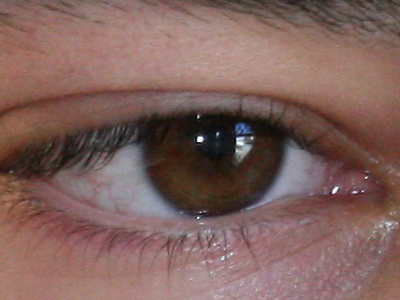
#> input picture 5.tiff, 400 x 300 px
$ jupyter execute --allow-errors Segmentation.ipynb   (shell and % lines are left out)
#> lines starting #> are read from the running program, lines starting #| are printed output that depends on the picture; after the words box and inside, x2 and y2 are one past the last pixel; in counts of white or black regions, pixels touching at a corner belong together
[cell 1]
import sys
sys.path.append('/usr/local/lib/python2.7/dist-packages')
import cv2

from __future__ import print_function

from scipy import ndimage as ndi

from skimage import color, io, exposure, feature, filters, measure, data
from skimage.filters import threshold_otsu, gaussian_filter, gabor_kernel
from skimage.segmentation import slic, mark_boundaries
from skimage.util import img_as_float

import numpy as np
from numpy import cos, sin, conjugate, sqrt

from math import atan2

from matplotlib import pyplot as plt
import matplotlib
matplotlib.rcParams['font.size'] = 9

[cell 2]
img = io.imread('5.tiff')
#> img is the input picture: shape (300, 400, 3); mean R, G, B 127.7, 97.5, 92.3
io.imshow(img)
gray = color.rgb2gray(img)
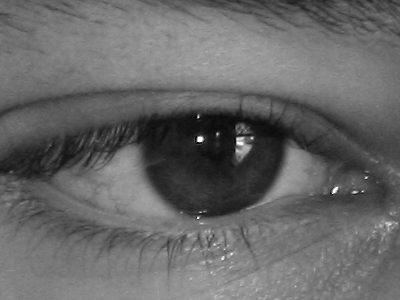
#> gray: shape (300, 400) float64; min 0.000833, max 0.999, mean 0.406
hsv = color.rgb2hsv(img)
#> hsv: shape (300, 400, 3) float64; mean of channels 0, 1, 2 0.25, 0.309, 0.503

### Over-segment the image using kmeans on 5 dimensional space

[cell 3]
# The compactness value maybe reduced in order to improve the segmentation
segments_slic = slic(img, n_segments=500, compactness=5, sigma=1, convert2lab = True)
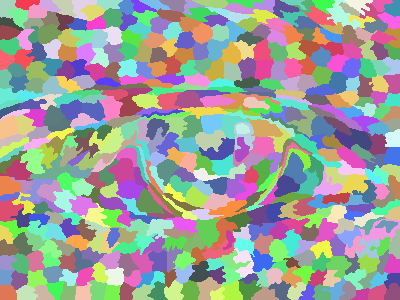
#> segments_slic: shape (300, 400) int64; 522 distinct labels, from 1 to 522; one colour per label, 0 black
segments_slic = segments_slic + 1  # So that no labelled region is 0 and ignored by regionprops
#> segments_slic: shape (300, 400) int64; 522 distinct labels, from 2 to 523
regions = measure.regionprops(segments_slic)
#> regions = 522 regions; largest, box (x1, y1, x2, y2) and area: (194, 219, 220, 248) 481, (108, 158, 135, 183) 450, (283, 152, 307, 184) 446, (28, 155, 75, 180) 445, (199, 137, 235, 160) 438

#### Our first feature is the ( intra-superpixel variance ) * ( average intensity level )
We first extract the saturation channel of the image and run gaussian filter to smoothen the image. Histogram Equalization is performed. For every superpixel found for the original image, we find the variance in the intensity levels of the processed saturation channel and multiply with the mean. This gives a feature of each superpixel.

[cell 4]
sat = hsv[:,:,1]
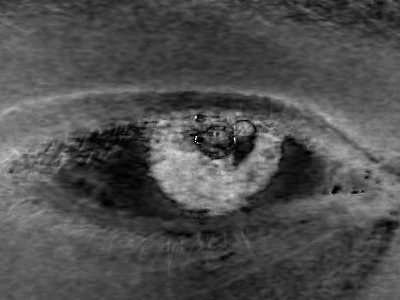
#> sat: shape (300, 400) float64; min 0, max 1, mean 0.309
sat = gaussian_filter(sat, 1)
sat = exposure.equalize_hist(sat)
io.imshow(sat)

[cell 5]
io.imshow(mark_boundaries(sat, segments_slic,[0,0,0]))
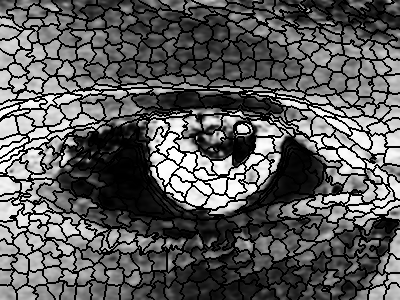
#> shown: shape (300, 400, 3) float64; min 0, max 1, mean 0.364

[cell 6]
sat_avg_labeled = color.label2rgb(segments_slic, sat, kind='avg')
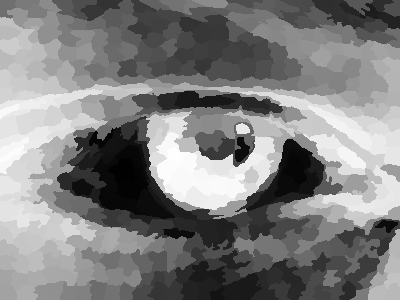
#> sat_avg_labeled: shape (300, 400, 3) float64; min 0.00686, max 0.997, mean 0.504
io.imshow(sat_avg_labeled)

[cell 7]
def mean_var_feature(sat_img, segmented_regions, visualization = False):
#> called with visualization = True
    features = np.zeros(len(segmented_regions),np.float64)
#> features = 522 values from 0 to 0
    count = 0
    if visualization:
        visual = np.zeros(sat_img.shape, np.float64)
    for region in segmented_regions:
        I = [sat[i[0]][i[1]] for i in region['coords']]
        m = np.mean(I)
        v = np.var(I)
        v = 7*v + m# The coefficient 5 is ad-hoc. Should think of a better way

        features[count] =  1 - v if v <=1 else 0
        if visualization:
            for i in region['coords']:
                visual[i[0]][i[1]] = features[count]
        count +=1
#> this loop made 522 passes
#> (m, v) on passes 1 to 3: (0.436, 0.547), (0.481, 0.546), (0.547, 0.691)
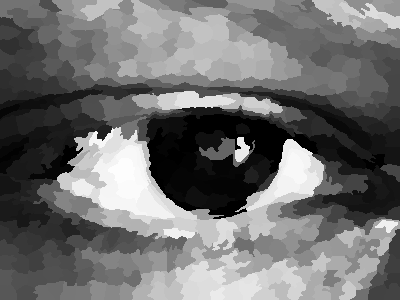
#> visual: shape (300, 400) float64; min 0, max 0.993, mean 0.438
#> after the loop, count = 522; features = 522 values, max 0.993 at index 301, min 0 at index 216, mean 0.433
    if visualization:
        return features, visual
    else:
        return features
f, v = mean_var_feature(sat, regions, True)
#> f has the same summary as features in mean_var_feature
io.imshow(v)

### Otsu Thresholding on Saturation Channel of the HSV image

[cell 8]
#thresh = threshold_otsu(sat)
#binary = sat > 0.1

[cell 9]
'''
fig1 = plt.figure(figsize=(12, 2.5))
ax1 = plt.subplot(1, 4, 1, adjustable='box-forced')
ax2 = plt.subplot(1, 4, 2, sharex=ax1, sharey=ax1, adjustable='box-forced')
ax3 = plt.subplot(1, 4, 3)
ax4 = plt.subplot(1, 4, 4, sharex=ax1, sharey=ax1, adjustable='box-forced')

ax1.imshow(img)
ax1.set_title('Original')
ax1.axis('off')

ax2.imshow(hsv[:,:,1], cmap=plt.cm.gray)
ax2.set_title('Saturation Channel')
ax2.axis('off')

ax3.hist(sat)
ax3.set_title('Histogram')
ax3.axvline(thresh, color='r')

ax4.imshow(binary, cmap=plt.cm.gray)
ax4.set_title('Threshold')
ax4.axis('off')


plt.show()
'''

### Cr - Cb in YCrCb image

[cell 10]
img = io.imread('5.tiff')
imgYCC = cv2.cvtColor(img, cv2.COLOR_RGB2YCR_CB)
#> imgYCC: shape (300, 400, 3); mean of channels 0, 1, 2 105.9, 143.6, 120.3
io.imshow(imgYCC[:,:,1] - imgYCC[:,:,2])

### 2R - G - B in RGB

[cell 11]
io.imshow(2*img[:,:,0] - img[:,:,1] -img[:,:,2])
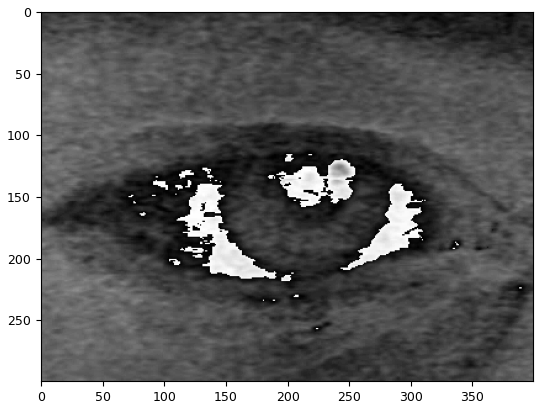
#> figure drawn by matplotlib, 1 panel

### Edge Detector

[cell 12]
# Compute the Canny filter for two values of sigma
edges1 = feature.canny(gray)
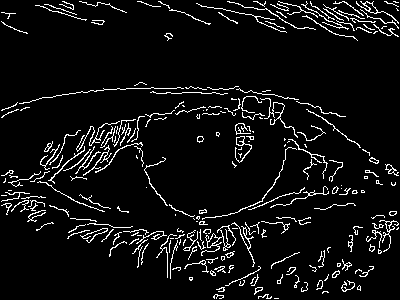
#> edges1: shape (300, 400) bool; 6.6% white in thin lines or dots
edges2 = feature.canny(gray, sigma=2.5)
#> edges2: shape (300, 400) bool; 1.3% white in thin lines or dots, all inside (x1, y1, x2, y2) = (1, 1, 399, 262)

# display results
fig, (ax1, ax2, ax3) = plt.subplots(nrows=1, ncols=3, figsize=(8, 3), sharex=True, sharey=True)

ax1.imshow(gray, cmap=plt.cm.gray)
ax1.axis('off')
ax1.set_title('Gray', fontsize=20)

ax2.imshow(edges1, cmap=plt.cm.gray)
ax2.axis('off')
ax2.set_title('Canny filter, $\sigma=1$', fontsize=20)

ax3.imshow(edges2, cmap=plt.cm.gray)
ax3.axis('off')
ax3.set_title('Canny filter, $\sigma=3$', fontsize=20)

fig.subplots_adjust(wspace=0.02, hspace=0.02, top=0.9,
                    bottom=0.02, left=0.02, right=0.98)

plt.show()

[cell 13]
# Compute the Canny filter for two values of sigma
sobel1 = filters.sobel(gray)
scharr1 = filters.scharr(gray)

# display results
fig, (ax1, ax2, ax3) = plt.subplots(nrows=1, ncols=3, figsize=(8, 3), sharex=True, sharey=True)

ax1.imshow(gray, cmap=plt.cm.gray)
ax1.axis('off')
ax1.set_title('Gray', fontsize=20)

ax2.imshow(sobel1, cmap=plt.cm.gray)
ax2.axis('off')
ax2.set_title('Sobel filter', fontsize=20)

ax3.imshow(scharr1, cmap=plt.cm.gray)
ax3.axis('off')
ax3.set_title('Scharr filter', fontsize=20)

fig.subplots_adjust(wspace=0.02, hspace=0.02, top=0.9,
                    bottom=0.02, left=0.02, right=0.98)

plt.show()

### HoG

[cell 14]
blur_gray = gaussian_filter(gray, 3)
fd, hog_image = feature.hog(blur_gray, orientations=8, pixels_per_cell=(16, 16),
                    cells_per_block=(1, 1), visualise=True)
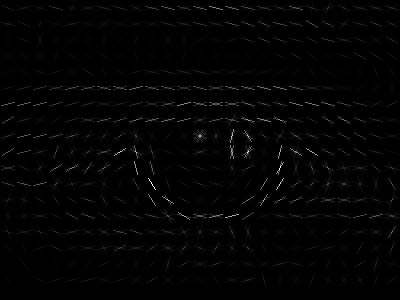
#> hog_image: shape (300, 400) float64; min 0, max 0.0532, mean 0.00067; drawn with min black and max white
#> fd = 3600 values, max 0.997 at index 2278, min 0 at index 54, mean 0.28

fig, (ax1, ax2) = plt.subplots(1, 2, figsize=(8, 4), sharex=True, sharey=True)

ax1.axis('off')
ax1.imshow(blur_gray, cmap=plt.cm.gray)
ax1.set_title('Input image')
ax1.set_adjustable('box-forced')

# Rescale histogram for better display
hog_image_rescaled = exposure.rescale_intensity(hog_image, in_range=(0, 0.015))
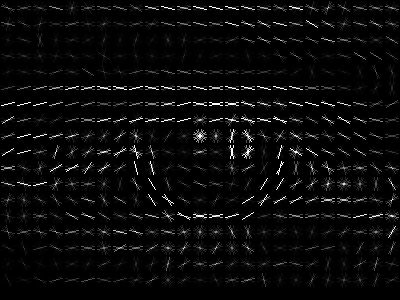
#> hog_image_rescaled: shape (300, 400) float64; min 0, max 1, mean 0.041

ax2.axis('off')
ax2.imshow(hog_image_rescaled, cmap=plt.cm.gray)
ax2.set_title('Histogram of Oriented Gradients')
ax1.set_adjustable('box-forced')
plt.show()

[cell 15]
# [22 lines left out: function _slow_zernike_poly, not called in this run]

[cell 16]
# [37 lines left out: function zernike_reconstruct, not called in this run]

[cell 17]
'''
D = 12
img = gray
rows, cols = img.shape
radius = cols//2 if rows > cols else rows//2
reconst = zernike_reconstruct(img, radius, D, (rows/2., cols/2.))

reconst = reconst.reshape(img.shape)
'''

[cell 18]
'''
plt.figure(1)
plt.imshow(img, cmap=plt.cm.jet, origin = 'upper')
plt.figure(2)
plt.imshow(reconst.real, cmap=plt.cm.jet, origin = 'upper')
'''

### We also analyse the texture patterns of each super pixel.
#### This is because the sclera region is comparitively less textured than the skin

First approach -> Gabor responses

[cell 19]
# [7 lines left out: function compute_feats, not called in this run]

[cell 20]
# [5 lines left out: function power, not called in this run]

[cell 21]
# prepare filter bank kernels
kernels = []
for theta in range(4):
    theta = theta / 4. * np.pi
    for sigma in (1, 3):
        for frequency in (0.05, 0.25):
            kernel = np.real(gabor_kernel(frequency, theta=theta,
                                          sigma_x=sigma, sigma_y=sigma))
            kernels.append(kernel)

$ run again, with 1.tiff copied over 5.tiff
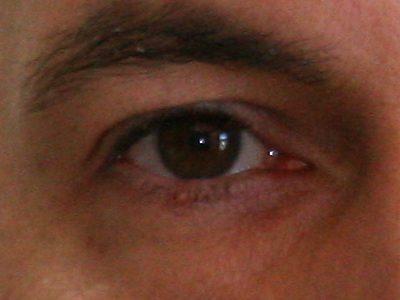
#> input picture 1.tiff, 400 x 300 px
#> img is the input picture: shape (300, 400, 3); mean R, G, B 100, 58.9, 42
#> hsv: shape (300, 400, 3) float64; mean of channels 0, 1, 2 0.0581, 0.582, 0.392
#> regions = 524 regions; largest, box (x1, y1, x2, y2) and area: (163, 82, 216, 112) 622, (220, 140, 262, 177) 566, (157, 148, 185, 178) 477, (217, 115, 246, 149) 460, (210, 176, 231, 201) 384
#> in mean_var_feature, `features = np.zeros(len(segmented_regions),np.float64)`: features = 524 values from 0 to 0
#> the loop in mean_var_feature, `for region in segmented_regions:` made 524 passes
#> (m, v) on passes 1 to 3: (0.145, 0.163), (0.0931, 0.0998), (0.23, 0.275)
#> after the loop in mean_var_feature, `for region in segmented_regions:`:
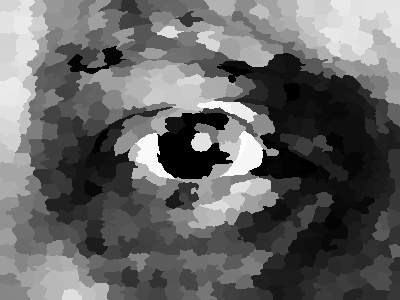
#> visual: shape (300, 400) float64; min 0, max 0.996, mean 0.398
#> after the loop in mean_var_feature, `for region in segmented_regions:`: count = 524; features = 524 values, max 0.996 at index 241, min 0 at index 131, mean 0.394
#> f has the same summary as features in mean_var_feature
#> imgYCC: shape (300, 400, 3); mean of channels 0, 1, 2 69.3, 149.9, 112.6
#> edges1: shape (300, 400) bool; 1.1% white in thin lines or dots, all inside (x1, y1, x2, y2) = (23, 29, 346, 205)
#> edges2: shape (300, 400) bool; 0.45% white in thin lines or dots, all inside (x1, y1, x2, y2) = (90, 96, 275, 181)
#> fd = 3600 values, max 1 at index 1275, min 0 at index 27, mean 0.28
#> `hog_image_rescaled = exposure.rescale_intensity(hog_image, in_range=(0..`:
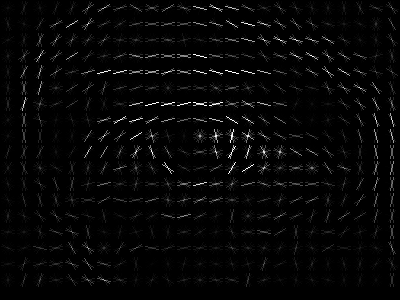
#> hog_image_rescaled: shape (300, 400) float64; min 0, max 1, mean 0.0262

$ run again, with 2.tiff copied over 5.tiff
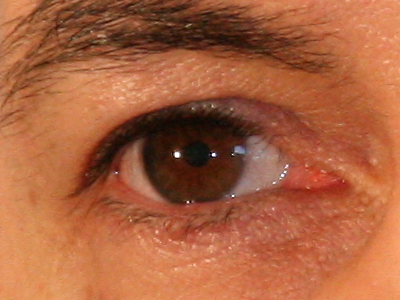
#> input picture 2.tiff, 400 x 300 px
#> img is the input picture: shape (300, 400, 3); mean R, G, B 170.1, 97.6, 62.9
#> hsv: shape (300, 400, 3) float64; mean of channels 0, 1, 2 0.0556, 0.642, 0.667
#> regions = 510 regions; largest, box (x1, y1, x2, y2) and area: (144, 161, 187, 206) 554, (82, 24, 122, 51) 519, (18, 8, 65, 37) 502, (204, 137, 234, 164) 492, (95, 0, 135, 24) 469
#> in mean_var_feature, `features = np.zeros(len(segmented_regions),np.float64)`: features = 510 values from 0 to 0
#> the loop in mean_var_feature, `for region in segmented_regions:` made 510 passes
#> (m, v) on passes 1 to 3: (0.108, 0.126), (0.231, 0.348), (0.72, 0.86)
#> after the loop in mean_var_feature, `for region in segmented_regions:`: count = 510; features = 510 values, max 0.994 at index 264, min 0 at index 26, mean 0.392
#> f has the same summary as features in mean_var_feature
#> imgYCC: shape (300, 400, 3); mean of channels 0, 1, 2 115.4, 167.1, 98.4
#> edges1: shape (300, 400) bool; 9.9% white in thin lines or dots
#> edges2: shape (300, 400) bool; 1.6% white in thin lines or dots, all inside (x1, y1, x2, y2) = (4, 1, 377, 246)
#> fd = 3600 values, max 0.994 at index 2278, min 0 at index 12, mean 0.294
#> `hog_image_rescaled = exposure.rescale_intensity(hog_image, in_range=(0..`:
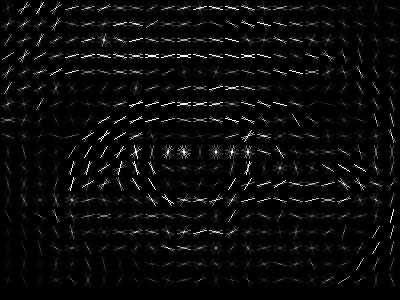
#> hog_image_rescaled: shape (300, 400) float64; min 0, max 1, mean 0.0423
